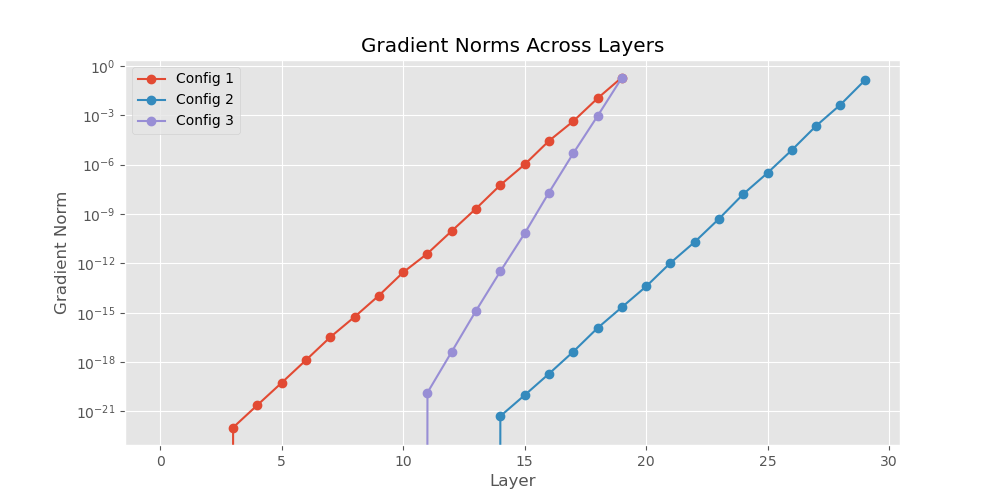

This chart was generated by the following Python code:
import torch
import torch.nn as nn
import torch.optim as optim
import matplotlib.pyplot as plt

def set_seed(seed_value=42, has_np=False):
    import random
    if has_np:
        import numpy as np
        np.random.seed(seed_value)  # Numpy module
    random.seed(seed_value)  # Python random module
    torch.manual_seed(seed_value)  # PyTorch
    if torch.cuda.is_available():
        torch.cuda.manual_seed_all(seed_value)  # if you are using multi-GPU.
        torch.backends.cudnn.deterministic = True  # CUDNN to be deterministic
        torch.backends.cudnn.benchmark = False
class Config:
    def __init__(self, init_weight_range, num_layers, label):
        self.init_weight_range = init_weight_range
        self.num_layers = num_layers
        self.label = label


class DeepNet(nn.Module):
    def __init__(self, num_layers, init_weight_range):
        super(DeepNet, self).__init__()
        self.layers = nn.ModuleList()
        input_size = 10  # Input size for the first layer
        for i in range(num_layers):
            output_size = 10 if i == num_layers - 1 else 10  # Set the last layer's output size to 10
            self.layers.append(nn.Linear(input_size, output_size))
            self.layers.append(nn.Sigmoid())
            self.initialize_weights(init_weight_range, i)
            input_size = 10  # Input size for subsequent layers

    def forward(self, x):
        for layer in self.layers:
            x = layer(x)
        return x

    def initialize_weights(self, init_weight_range, index):
        layer = self.layers[index * 2]  # Accessing the Linear layer
        nn.init.uniform_(layer.weight, a=-init_weight_range, b=init_weight_range)


def generate_data():
    input = torch.randn(10, 10)  # Input size is fixed at 10
    target = torch.randn(10, 10)  # Output size is fixed at 10
    return input, target


def train_and_get_gradients(config):
    model = DeepNet(num_layers=config.num_layers, init_weight_range=config.init_weight_range)
    input, target = generate_data()

    criterion = nn.MSELoss()
    optimizer = optim.SGD(model.parameters(), lr=0.01)

    output = model(input)
    loss = criterion(output, target)

    optimizer.zero_grad()
    loss.backward()

    gradients = []
    for layer in model.layers:
        if isinstance(layer, nn.Linear):
            gradients.append(layer.weight.grad.norm().item())
    return gradients


def plot_all_gradients(configs, all_gradients):
    plt.figure(figsize=(10, 5))
    plt.style.use('ggplot')

    for config, gradients in zip(configs, all_gradients):
        plt.plot(gradients, marker='o', label=f"{config.label}")

    plt.title('Gradient Norms Across Layers')
    plt.xlabel('Layer')
    plt.ylabel('Gradient Norm')
    plt.yscale('log')
    plt.legend()
    plt.grid(True)
    plt.savefig("gradient_vanished_deepnet.png")
    plt.show()


if __name__ == '__main__':
    set_seed(2024, has_np=True)

    # Configurations for demonstration
    configs = [
        Config(init_weight_range=0.1, num_layers=20, label='Config 1'),
        Config(init_weight_range=0.1, num_layers=30, label='Config 2'),
        Config(init_weight_range=0.01, num_layers=20, label='Config 3'),
    ]

    all_gradients = [train_and_get_gradients(config) for config in configs]
    plot_all_gradients(configs, all_gradients)
